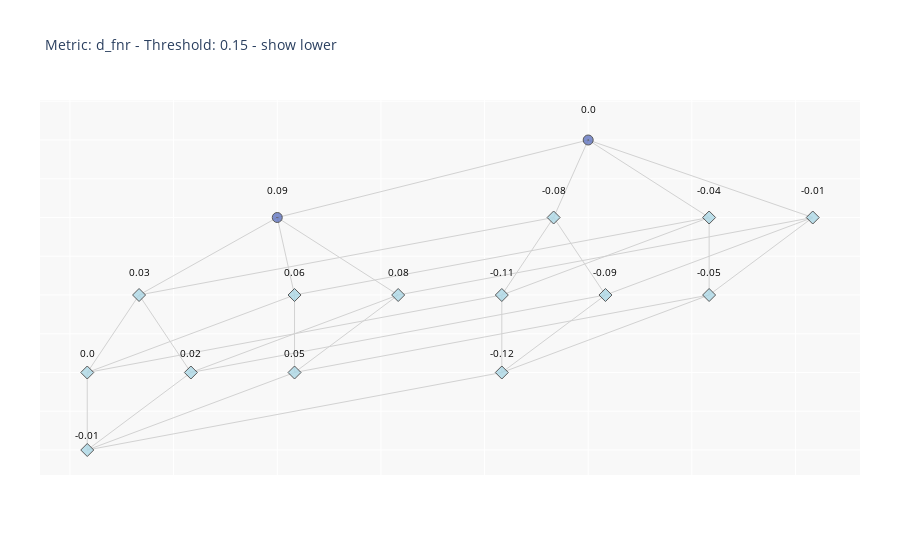

The cell this chart's notebook holds for it:
### Markdown cell above
#### Lattice

### Code cell
id_col=0
fp_divergence_ofI=fp_divergence_ofI
corrSign=fp_divergence_ofI.getCorrectiveItems()
if len(corrSign)>id_col:
    S_i=corrSign[["S+i"]].head(id_col+1).values[id_col][0]
    print(S_i)
    fig1=fp_divergence_ofI.plotLatticeItemset(S_i, Th_divergence=0.15, sizeDot="small", getLower=True)
    if saveFig:
        fig1.write_image(f"{outDirLattice}/lattice_corrective_{dataset_name}_{fp_divergence_ofI.metric_name}_{min_sup}.pdf")

### Figure 1 — Plotly figure (JSON) as saved in the notebook; plotly's stock layout.template omitted (floating-point values rounded to 4 significant figures)
{"data": [{"hoverinfo": "none", "line": {"color": "rgb(210,210,210)", "width": 1}, "mode": "lines", "type": "scatter", "x": [0, -3, null, 0, -0.3333, null, 0, 1.167, null, 0, 2.167, null, -3, -4.333, null, -3, -2.833, null, -3, -1.833, null, -0.3333, -4.333, null, -0.3333, -0.8333, null, -0.3333, 0.1667, null, 1.167, -2.833, null, 1.167, -0.8333, null, 1.167, 1.167, null, 2.167, -1.833, null, 2.167, 0.1667, null, 2.167, 1.167, null, -4.333, -4.833, null, -4.333, -3.833, null, -2.833, -4.833, null, -2.833, -2.833, null, -1.833, -3.833, null, -1.833, -2.833, null, -0.8333, -4.833, null, -0.8333, -0.8333, null, 0.1667, -3.833, null, 0.1667, -0.8333, null, 1.167, -2.833, null, 1.167, -0.8333, null, -4.833, -4.833, null, -3.833, -4.833, null, -2.833, -4.833, null, -0.8333, -4.833, null], "y": [8, 7, null, 8, 7, null, 8, 7, null, 8, 7, null, 7, 6, null, 7, 6, null, 7, 6, null, 7, 6, null, 7, 6, null, 7, 6, null, 7, 6, null, 7, 6, null, 7, 6, null, 7, 6, null, 7, 6, null, 7, 6, null, 6, 5, null, 6, 5, null, 6, 5, null, 6, 5, null, 6, 5, null, 6, 5, null, 6, 5, null, 6, 5, null, 6, 5, null, 6, 5, null, 6, 5, null, 6, 5, null, 5, 4, null, 5, 4, null, 5, 4, null, 5, 4, null]}, {"hoverinfo": "text", "marker": {"color": "#ff6666", "line": {"color": "rgb(50,50,50)", "width": 1}, "size": 10, "symbol": "square"}, "mode": "markers", "name": "Metric: d_fnr - Threshold: 0.15 - show lower", "opacity": 0.8, "text": [], "type": "scatter", "x": [], "y": []}, {"hoverinfo": "text", "marker": {"color": "lightblue", "line": {"color": "rgb(50,50,50)", "width": 1}, "size": 10, "symbol": "diamond"}, "mode": "markers", "name": "Metric: d_fnr - Threshold: 0.15 - show lower", "opacity": 0.8, "text": ["race=African-American", "c_charge_degree=F", "sex=Male", "priors_count=[1,3], race=African-American", "c_charge_degree=F, priors_count=[1,3]", "priors_count=[1,3], sex=Male", "c_charge_degree=F, race=African-American", "race=African-American, sex=Male", "c_charge_degree=F, sex=Male", "c_charge_degree=F, priors_count=[1,3], race=African-American", "priors_count=[1,3], race=African-American, sex=Male", "c_charge_degree=F, priors_count=[1,3], sex=Male", "c_charge_degree=F, race=African-American, sex=Male", "c_charge_degree=F, priors_count=[1,3], race=African-American, sex=Male"], "type": "scatter", "x": [-0.3333, 1.167, 2.167, -4.333, -2.833, -1.833, -0.8333, 0.1667, 1.167, -4.833, -3.833, -2.833, -0.8333, -4.833], "y": [7, 7, 7, 6, 6, 6, 6, 6, 6, 5, 5, 5, 5, 4]}, {"hoverinfo": "text", "marker": {"color": "#6175c1", "line": {"color": "rgb(50,50,50)", "width": 1}, "size": 10, "symbol": "circle-dot"}, "mode": "markers", "name": "Metric: d_fnr - Threshold: 0.15 - show lower", "opacity": 0.8, "text": ["", "priors_count=[1,3]"], "type": "scatter", "x": [0, -3], "y": [8, 7]}], "layout": {"annotations": [{"font": {"color": "rgb(0,0,0)", "size": 10}, "showarrow": false, "text": "0.0", "x": 0, "xref": "x", "y": 8.4, "yref": "y"}, {"font": {"color": "rgb(0,0,0)", "size": 10}, "showarrow": false, "text": "0.09", "x": -3, "xref": "x", "y": 7.35, "yref": "y"}, {"font": {"color": "rgb(0,0,0)", "size": 10}, "showarrow": false, "text": "-0.08", "x": -0.3333, "xref": "x", "y": 7.35, "yref": "y"}, {"font": {"color": "rgb(0,0,0)", "size": 10}, "showarrow": false, "text": "-0.04", "x": 1.167, "xref": "x", "y": 7.35, "yref": "y"}, {"font": {"color": "rgb(0,0,0)", "size": 10}, "showarrow": false, "text": "-0.01", "x": 2.167, "xref": "x", "y": 7.35, "yref": "y"}, {"font": {"color": "rgb(0,0,0)", "size": 10}, "showarrow": false, "text": "0.03", "x": -4.333, "xref": "x", "y": 6.3, "yref": "y"}, {"font": {"color": "rgb(0,0,0)", "size": 10}, "showarrow": false, "text": "0.06", "x": -2.833, "xref": "x", "y": 6.3, "yref": "y"}, {"font": {"color": "rgb(0,0,0)", "size": 10}, "showarrow": false, "text": "0.08", "x": -1.833, "xref": "x", "y": 6.3, "yref": "y"}, {"font": {"color": "rgb(0,0,0)", "size": 10}, "showarrow": false, "text": "-0.11", "x": -0.8333, "xref": "x", "y": 6.3, "yref": "y"}, {"font": {"color": "rgb(0,0,0)", "size": 10}, "showarrow": false, "text": "-0.09", "x": 0.1667, "xref": "x", "y": 6.3, "yref": "y"}, {"font": {"color": "rgb(0,0,0)", "size": 10}, "showarrow": false, "text": "-0.05", "x": 1.167, "xref": "x", "y": 6.3, "yref": "y"}, {"font": {"color": "rgb(0,0,0)", "size": 10}, "showarrow": false, "text": "0.0", "x": -4.833, "xref": "x", "y": 5.25, "yref": "y"}, {"font": {"color": "rgb(0,0,0)", "size": 10}, "showarrow": false, "text": "0.02", "x": -3.833, "xref": "x", "y": 5.25, "yref": "y"}, {"font": {"color": "rgb(0,0,0)", "size": 10}, "showarrow": false, "text": "0.05", "x": -2.833, "xref": "x", "y": 5.25, "yref": "y"}, {"font": {"color": "rgb(0,0,0)", "size": 10}, "showarrow": false, "text": "-0.12", "x": -0.8333, "xref": "x", "y": 5.25, "yref": "y"}, {"font": {"color": "rgb(0,0,0)", "size": 10}, "showarrow": false, "text": "-0.01", "x": -4.833, "xref": "x", "y": 4.2, "yref": "y"}], "font": {"size": 10}, "hovermode": "closest", "margin": {"b": 85, "l": 40, "r": 40, "t": 100}, "plot_bgcolor": "rgb(248,248,248)", "showlegend": false, "title": {"text": "Metric: d_fnr - Threshold: 0.15 - show lower"}, "xaxis": {"showline": false, "showticklabels": false, "zeroline": false}, "yaxis": {"showline": false, "showticklabels": false, "zeroline": false}}}
